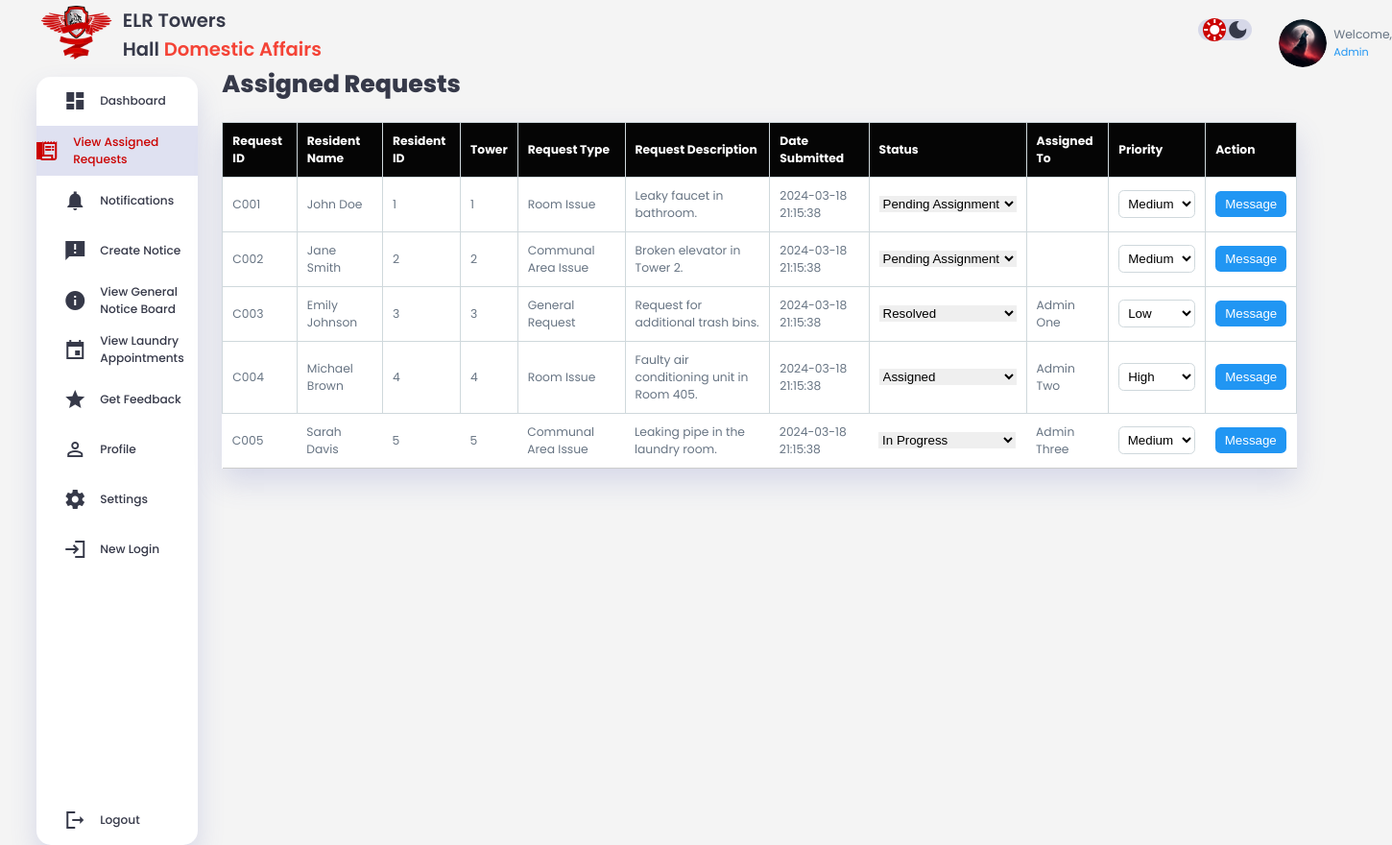
Screenshot of /requests.php with the database file from the repository.
### tables this page shows
CREATE TABLE complaints (
    id INT AUTO_INCREMENT,
    complaint_id VARCHAR(255) NOT NULL,
    complaint_type ENUM('Room Issue', 'Communal Area Issue', 'General Request') NOT NULL,
    complaint_body TEXT NOT NULL DEFAULT '',
    date_submitted DATETIME NOT NULL DEFAULT CURRENT_TIMESTAMP,
    status ENUM('Resolved', 'Pending Assignment', 'Assigned', 'In Progress') NOT NULL,
    priority ENUM('Low', 'Medium', 'High') NOT NULL DEFAULT 'Medium',
    assigned_to VARCHAR(255) NOT NULL,
    tower ENUM('1', '2', '3', '4', '5') NOT NULL,
    PRIMARY KEY (id)
);

### requests.php (the view, shortened to what this page needs)
<!DOCTYPE html>
<html lang="en">
<head>
    <link rel="stylesheet" href="adminstyles.css">
</head>
<body>
<div class="container">
    <?php include 'adm_sidebar.php';?>
    <main class="main-content">
        <h1>Assigned Requests</h1>
        <table class="requests-table">
            <thead>
            <tr>
                <th>Request ID</th>
                <th>Resident Name</th>
                <th>Resident ID</th>
                <th>Tower</th>
                <th>Request Type</th>
                <th>Request Description</th>
                <th>Date Submitted</th>
                <th>Status</th>
                <th>Assigned To</th>
                <th>Priority</th>
                <th>Action</th>
            </tr>
            </thead>
            <tbody>
            <?php
            $host = 'localhost';
            $username = "root";
            $password = "";
            $dbname = 'elrdaas';
            try {
                $conn = new PDO("mysql:host=$host;dbname=$dbname;charset=utf8mb4", $username, $password);
                $conn->setAttribute(PDO::ATTR_ERRMODE, PDO::ERRMODE_EXCEPTION);
            } catch(PDOException $e) {
                echo "Connection failed: " . $e->getMessage();
            }
            $sql = "SELECT * FROM complaints";
            $complaints = $conn->query($sql);
            while ($row = $complaints->fetch(PDO::FETCH_ASSOC)) {
                echo "<tr>
                            <td>".$row["complaint_id"]."</td>
                            <td>". $row["first_name"],' ',$row["last_name"]."</td>
                            <td>".$row["resident_id"]."</td>
                            <td>".$row["tower"]."</td>
                            <td>".$row["complaint_type"]."</td>
                            <td>".$row["complaint_body"]."</td>
                            <td>".$row["date_submitted"]."</td>
                            <td>
                            <select class='status-select' name='status' onchange='saveChanges(this, \"".$row["id"]."\")'>
                            <option value='Pending Assignment' ".($row["status"] == 'Pending Assignment' ? 'selected' : '').">Pending Assignment</option>
                            <option value='Assigned' ".($row["status"] == 'Assigned' ? 'selected' : '').">Assigned</option>
                            <option value='In Progress' ".($row["status"] == 'In Progress' ? 'selected' : '').">In Progress</option>
                            <option value='Resolved' ".($row["status"] == 'Resolved' ? 'selected' : '').">Resolved</option>
                        </select>
                            </td>
                            <td>".$row["assigned_to"]."</td>
                            <td>
                            <select class='priority-select' name='priority' onchange='savePriorityChange(".$row["id"].", this.value)'>
                            <option value='Low' ".($row["priority"] == 'Low' ? 'selected' : '').">Low</option>
                            <option value='Medium' ".($row["priority"] == 'Medium' ? 'selected' : '').">Medium</option>
                            <option value='High' ".($row["priority"] == 'High' ? 'selected' : '').">High</option>
                        </select>
                            </td>
                            <td>
                                <button class='message-btn' onclick='openMessageModal(\"".$row["complaint_id"]."\")'>Message</button>
                            </td>
                        </tr>";
            }
            ?>
            </tbody>
        </table>
    </main>
<?php include 'adm_right_section.php';?>
</div>
</div>
</body>
</html>

### adminstyles.css (style rules this page uses)
:root { --primary-color: rgb(203, 2, 0); --secondary-color: #050505; --tertiary-color: grey; --dark-color: #363949; --light-color:rgba(80, 91, 176, 0.18); --dark-color-variant: #677483; --background-color: #f4f4f4; --white-color: #ffff; --danger-color: #f44336; --success-color: #417c43; --warning-color: #ff9800; --info-color: #2196f3; --border-color: #cfd8dc; --card-border-radius: 2rem; --border-radius-1: 0.4rem; --border-radius-2: 1.6rem; --card-padding: 1.5rem; --padding-1: 1.2rem; --box-shadow: 0 1rem 2rem var(--light-color); }
* { margin: 0; padding: 0; outline:0; appearance: 0; border: 0; box-sizing: border-box; text-decoration:none; }
html { font-size: 14px; scroll-behavior: smooth; }
body { width:120vw; height:100vh; font-family: 'Poppins', sans-serif; font-size: 0.88rem; user-select: none; overflow-x: hidden; color: var(--dark-color); background-color: var(--background-color); }
h1 { font-size: 1.8rem; font-weight: 800; }
.container { display:grid; width:96%; margin: 0 auto; gap:1.8rem; grid-template-columns: 12rem 80rem auto }
main { top: 3.5rem; position: relative; margin-top: 1.4rem; }
main table tbody td { height: 2.8rem; border-bottom: 1px solid var(--light-color); color: var(--dark-color-variant); }
main table tbody tr:last-child td { border: none; }
.requests-table { width: 100%; border-collapse: collapse; margin-top: 20px; background-color: var(--white-color); color: var(--dark-color); box-shadow: var(--box-shadow); }
.requests-table th, .requests-table td { padding: 10px; border: 1px solid var(--border-color); text-align: left; }
.requests-table th { background-color: var(--secondary-color); color: var(--white-color); }
.priority-select { padding: 5px; border-radius: var(--border-radius-1); border: 1px solid var(--border-color); background-color: var(--white-color); }
.message-btn { background-color: var(--info-color); color: var(--white-color); padding: 6px 10px; border: none; border-radius: var(--border-radius-1); cursor: pointer; }

### requests.php (style rules this page uses)
.requests-table tbody tr:last-child td { border-bottom: 1px solid #ccc; }

### rows the page displays
complaints: complaint "C001", first_name "John", last_name "Doe", resident "1", tower "1", complaint_type "Room Issue", complaint_body "Leaky faucet in bathroom.", date_submitted "2024-03-18 21:15:38", status "Pending Assignment", priority "Medium"
complaints: complaint "C002", first_name "Jane", last_name "Smith", resident "2", tower "2", complaint_type "Communal Area Issue", complaint_body "Broken elevator in Tower 2.", date_submitted "2024-03-18 21:15:38", status "Pending Assignment", priority "Medium"
complaints: complaint "C003", first_name "Emily", last_name "Johnson", resident "3", tower "3", complaint_type "General Request", complaint_body "Request for additional trash bins.", date_submitted "2024-03-18 21:15:38", status "Resolved", assigned_to "Admin One", priority "Low"
complaints: complaint "C004", first_name "Michael", last_name "Brown", resident "4", tower "4", complaint_type "Room Issue", complaint_body "Faulty air conditioning unit in Room 405.", date_submitted "2024-03-18 21:15:38", status "Assigned", assigned_to "Admin Two", priority "High"
complaints: complaint "C005", first_name "Sarah", last_name "Davis", resident "5", tower "5", complaint_type "Communal Area Issue", complaint_body "Leaking pipe in the laundry room.", date_submitted "2024-03-18 21:15:38", status "In Progress", assigned_to "Admin Three", priority "Medium"
